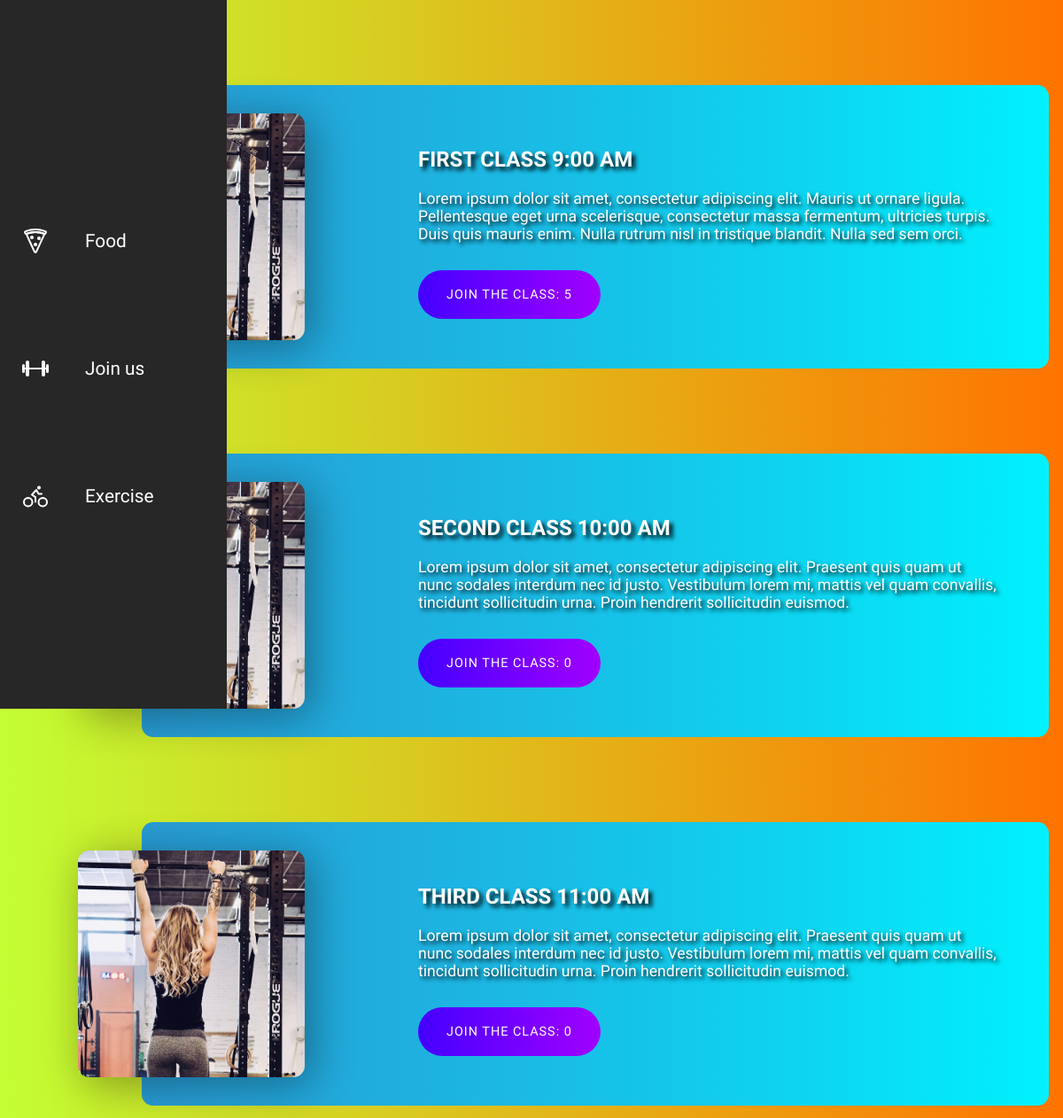
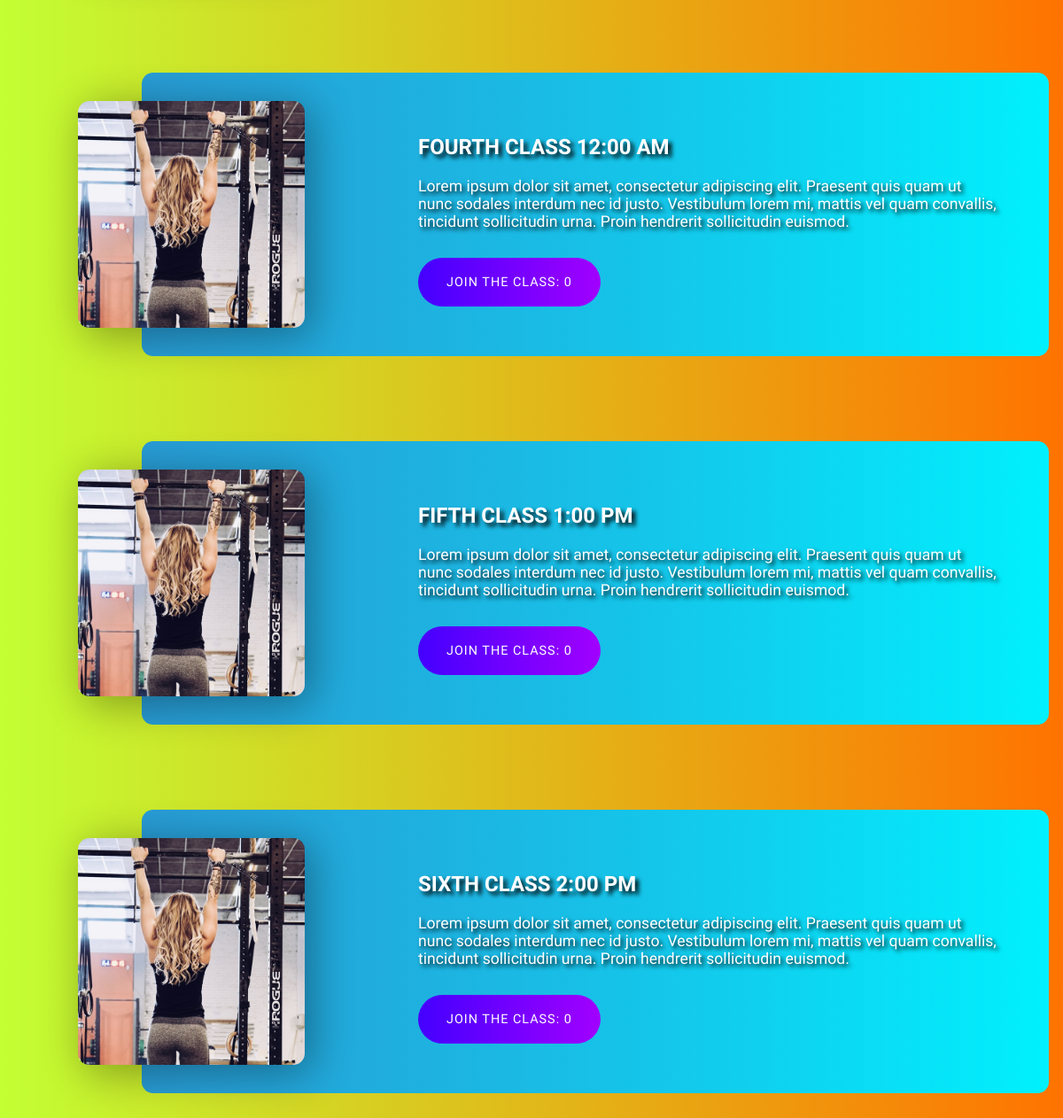
The app's page /logged (signed in) with its own data (2 pictures, top to bottom).
### app.py (models this page shows)
class Classes(db.Model, UserMixin):
    id = db.Column(db.Integer, primary_key=True)
    class_name = db.Column(db.String(30), nullable=False)
    joined_num = db.Column(db.Integer, nullable=False, default=0)
    trainer_name = db.Column(db.String(20), nullable=True)
    class_title = db.Column(db.String(50), nullable=True)
    class_desc = db.Column(db.String(2000), nullable=True)

### app.py (the view)
@app.route('/logged')
@login_required
def logged():
    class1 = Classes.query.filter_by(class_name = 'Class1').first()
    class2 = Classes.query.filter_by(class_name = 'Class2').first()
    class3 = Classes.query.filter_by(class_name = 'Class3').first()
    class4 = Classes.query.filter_by(class_name = 'Class4').first()
    class5 = Classes.query.filter_by(class_name = 'Class5').first()
    class6 = Classes.query.filter_by(class_name = 'Class6').first()
    if current_user:
        if current_user.allowed:
            return render_template('logged.html', numb = Classes.query.filter_by(class_name = 'Class1').first(), numbo = Classesinfo.query.filter_by(class_name = 'Class1').all(),class1=class1, class2=class2, class3=class3, class4=class4, class5=class5, class6=class6)
        else:
            return render_template('not_authorized.html', class1=class1, class2=class2, class3=class3, class4=class4, class5=class5, class6=class6)

### app.py (called while the page is built)
@login_manager.user_loader
def load_user(user_id):
    return User.query.get(int(user_id))

### templates/logged.html (shortened to what this page needs)
{% extends 'base.html' %} {% block title %}
<link
  rel="stylesheet"
  href="{{ url_for('static', filename='styles/not_logged.css') }}"
/>
<title>Kratos studio</title> {% endblock %} {% block content %}
<div class="imp">
  <div class="blog-post">
    <div class="blog-post-img">
      <img src="../static/pullups.jpg" />
    </div>
    <div class="blog-post-info">
      <h1 class="blog-post-title">{{class1.class_title}}</h1>
      <p class="blog-post-text">
        {{class1.class_desc}}
      </p>
      {% if numb.joined_num == 6 and numb.class_name == 'Class1' %}
        <a href="mailto:trainer@gym.com">Full class !</a>
      {% else %}
        <a href="{{ url_for('class1manage')}}">Join the class: {{class1.joined_num}}</a>
      {% endif %}
    </div>
  </div>
</div>
<div class="imp">
  <div class="blog-post">
    <div class="blog-post-img">
      <img src="../static/pullups.jpg" />
    </div>
    <div class="blog-post-info">
      <h1 class="blog-post-title">{{ class2.class_title }}</h1>
      <p class="blog-post-text">
        {{class2.class_desc}}
      </p>
      {% if numb.joined_num == 6 and numb.class_name == 'Class2' %}
        <a href="mailto:trainer@gym.com">Full class !</a>
      {% else %}
        <a href="{{ url_for('class2manage')}}">Join the class: {{class2.joined_num}}</a>
      {% endif %}
    </div>
  </div>
</div>
<div class="imp">
  <div class="blog-post">
    <div class="blog-post-img">
      <img src="../static/pullups.jpg" />
    </div>
    <div class="blog-post-info">
      <h1 class="blog-post-title">{{class3.class_title}}</h1>
      <p class="blog-post-text">
        {{class3.class_desc}}
      </p>
      {% if numb.joined_num == 6 and numb.class_name == 'Class3' %}
        <a href="mailto:trainer@gym.com">Full class !</a>
      {% else %}
        <a href="{{ url_for('class3manage')}}">Join the class: {{class3.joined_num}}</a>
      {% endif %}
    </div>
  </div>
</div>
<div class="imp">
  <div class="blog-post">
    <div class="blog-post-img">
      <img src="../static/pullups.jpg" />
    </div>
    <div class="blog-post-info">
      <h1 class="blog-post-title">{{class4.class_title}}</h1>
      <p class="blog-post-text">
        {{class4.class_desc}}
      </p>
      {% if numb.joined_num == 6 and numb.class_name == 'Class4' %}
        <a href="mailto:trainer@gym.com">Full class !</a>
      {% else %}
        <a href="{{ url_for('class4manage')}}">Join the class: {{class4.joined_num}}</a>
      {% endif %}
    </div>
  </div>
</div>
<div class="imp">
  <div class="blog-post">
    <div class="blog-post-img">
      <img src="../static/pullups.jpg" />
    </div>
    <div class="blog-post-info">
      <h1 class="blog-post-title">{{class5.class_title}}</h1>
      <p class="blog-post-text">
       {{class5.class_desc}}
      </p>
      {% if numb.joined_num == 6 and numb.class_name == 'Class5' %}
        <a href="mailto:trainer@gym.com">Full class !</a>
      {% else %}
        <a href="{{ url_for('class5manage')}}">Join the class: {{class5.joined_num}}</a>
      {% endif %}
    </div>
  </div>
</div>
<div class="imp">
  <div class="blog-post">
    <div class="blog-post-img">
      <img src="../static/pullups.jpg" />
    </div>
    <div class="blog-post-info">
      <h1 class="blog-post-title">{{class6.class_title}}</h1>
      <p class="blog-post-text">
        {{class6.class_desc}}
      </p>
      {% if numb.joined_num == 6 and numb.class_name == 'Class6' %}
        <a href="mailto:trainer@gym.com">Full class !</a>
      {% elif numbo.joined_name == current_user.fullName and numb.class_name == 'Class6' %}
        <a href="{{ url_for('class6manage')}}">Leave the class: {{class6.joined_num}}</a>
      {% else %}
        <a href="{{ url_for('class6manage')}}">Join the class: {{class6.joined_num}}</a>
      {% endif %}
    </div>
  </div>
</div>
{% endblock %}

### static/styles/base_style.css (style rules this page uses)
:root { font-family: "Aldrich", sans-serif; --text-primary: white; --text-secondary: black; --bg-primary: rgb(39, 39, 39); --bg-secondary: white; --transition-speed: 600ms; }

### static/styles/not_logged.css (style rules this page uses)
*, *::before, *::after { margin: 0; padding: 0; box-sizing: border-box; }
body { background: linear-gradient( to right, rgba(179, 255, 0, 0.8), rgb(255, 115, 0) ); font-family: "Aldrich", sans-serif; }
.imp { margin-left: 9rem; margin-top: 6rem; display: flex; align-items: center; justify-content: center; padding: 0 1rem; }
img { width: 100%; }
.blog-post { width: 100%; max-width: 70rem; height: 20rem; padding: 3.5rem; background: linear-gradient( to right, rgba(0, 136, 255, 0.8), rgb(0, 241, 254) ); box-sizing: 0 0.9rem 1rem rgba(0, 0, 0, 0.2); display: flex; align-items: center; border-radius: 0.8rem; }
.blog-post-img { min-width: 16rem; max-width: 16rem; height: 16rem; transform: translateX(-8rem); object-fit: cover; display: block; border-radius: 0.8rem; }
.blog-post-img img { height: 100%; width: 100%; object-fit: cover; display: block; border-radius: 0.8rem; }
.blog-post-img::before { content: ""; width: 100%; height: 100%; position: absolute; top: 0; left: 0; opacity: 0.7; box-shadow: 0.5rem 0.5rem 3rem 1px rgba(0, 0, 0, 0.5); border-radius: 0.8rem; }
.blog-post-title { font-size: 1.5rem; margin: 0.9rem 0 1.25rem; text-transform: uppercase; color: white; text-shadow: black 4px 4px 5px; }
.blog-post-text { margin-bottom: 1.9rem; font-size: 1.1rem; color: white; text-shadow: black 3px 3px 5px; }
.blog-post a { display: inline-block; padding: 1.2rem 2rem; letter-spacing: 1px; text-transform: uppercase; text-decoration: none; font-size: 0.9rem; color: #fff; background: linear-gradient(to right, rgb(68, 0, 255) 0%, #a100fe 100%); border-radius: 2rem; transition: all 300ms ease; }

### records on screen
Classes: class_title "FIRST CLASS 9:00 AM", class_desc "Lorem ipsum dolor sit amet, consectetur adipiscing elit. Mauris ut ornare ligula. Pellentesque eget urna scelerisque, consectetur massa fermentum, ultricies turpis. Duis quis mauris enim. Nulla rutrum nisl in tristique blandit. Nulla sed sem orci.", joined_num "5"
Classes: class_title "SECOND CLASS 10:00 AM", class_desc "Lorem ipsum dolor sit amet, consectetur adipiscing elit. Praesent quis quam ut nunc sodales interdum nec id justo. Vestibulum lorem mi, mattis vel quam convallis, tincidunt sollicitudin urna. Proin hendrerit sollicitudin euismod.", joined_num "0"
Classes: class_title "THIRD CLASS 11:00 AM", class_desc "Lorem ipsum dolor sit amet, consectetur adipiscing elit. Praesent quis quam ut nunc sodales interdum nec id justo. Vestibulum lorem mi, mattis vel quam convallis, tincidunt sollicitudin urna. Proin hendrerit sollicitudin euismod.", joined_num "0"
Classes: class_title "FOURTH CLASS 12:00 AM", class_desc "Lorem ipsum dolor sit amet, consectetur adipiscing elit. Praesent quis quam ut nunc sodales interdum nec id justo. Vestibulum lorem mi, mattis vel quam convallis, tincidunt sollicitudin urna. Proin hendrerit sollicitudin euismod.", joined_num "0"
Classes: class_title "FIFTH CLASS 1:00 PM", class_desc "Lorem ipsum dolor sit amet, consectetur adipiscing elit. Praesent quis quam ut nunc sodales interdum nec id justo. Vestibulum lorem mi, mattis vel quam convallis, tincidunt sollicitudin urna. Proin hendrerit sollicitudin euismod.", joined_num "0"
Classes: class_title "SIXTH CLASS 2:00 PM", class_desc "Lorem ipsum dolor sit amet, consectetur adipiscing elit. Praesent quis quam ut nunc sodales interdum nec id justo. Vestibulum lorem mi, mattis vel quam convallis, tincidunt sollicitudin urna. Proin hendrerit sollicitudin euismod.", joined_num "0"
